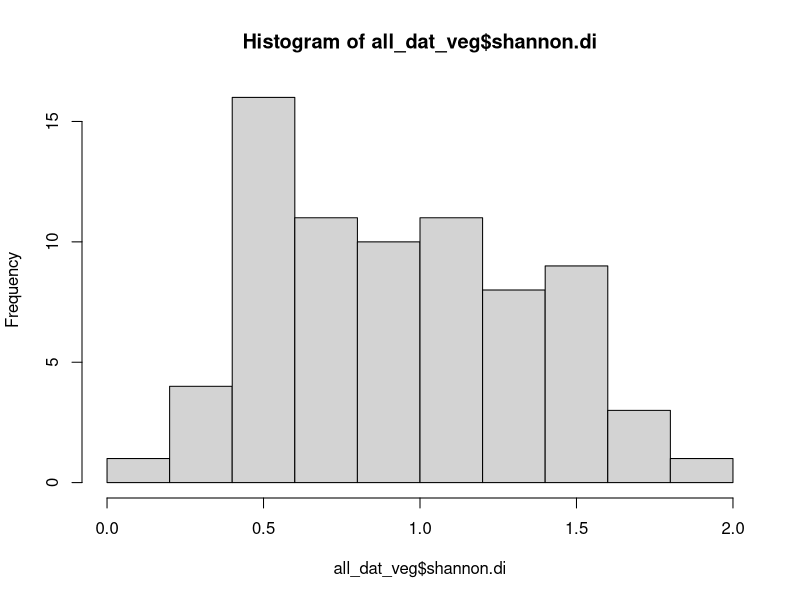
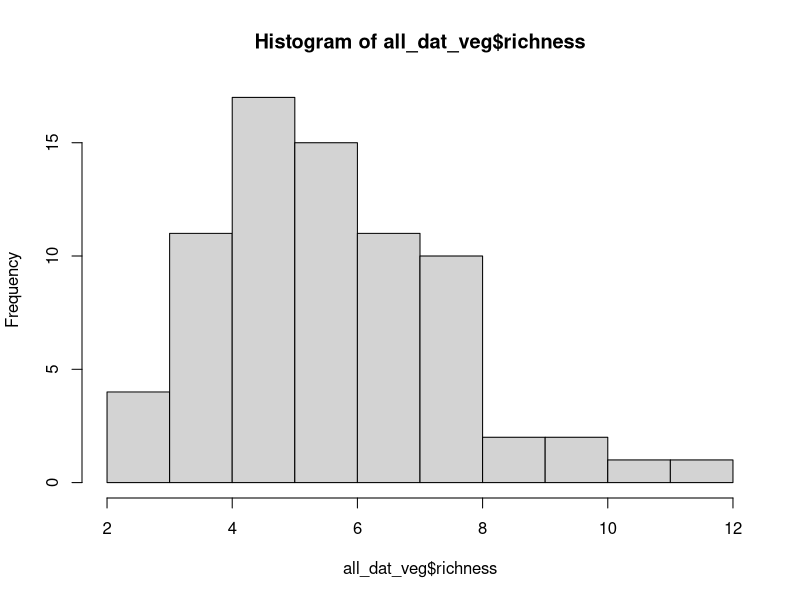
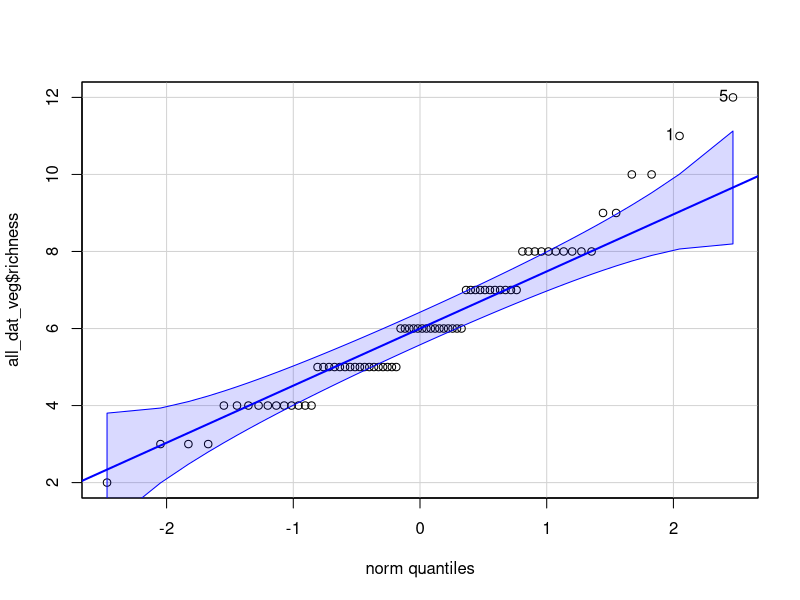
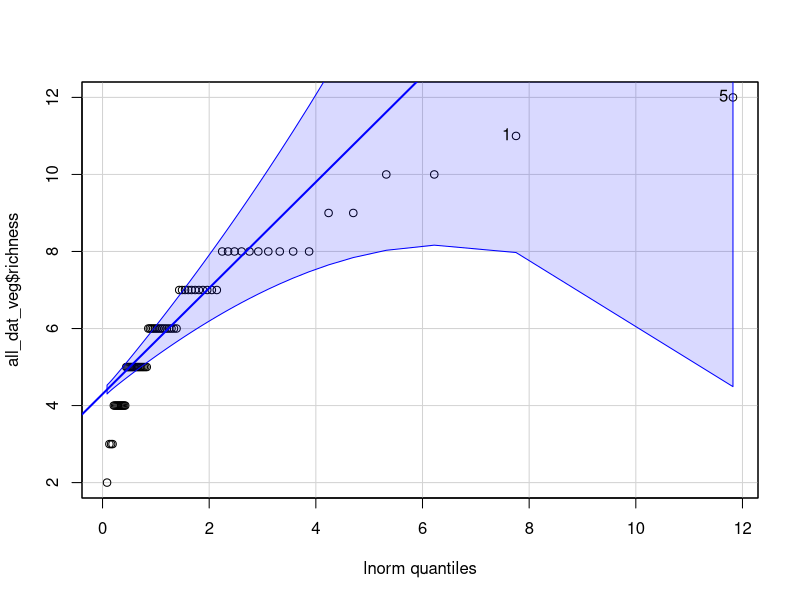
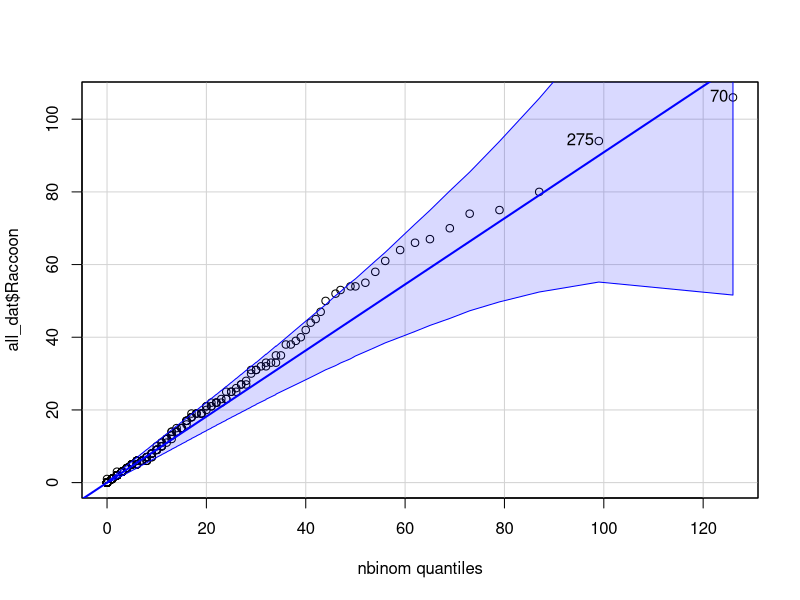
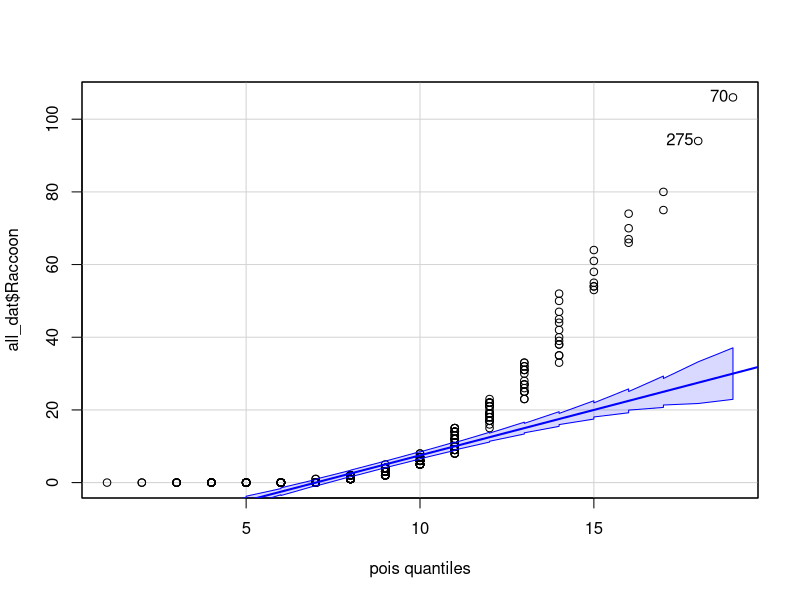
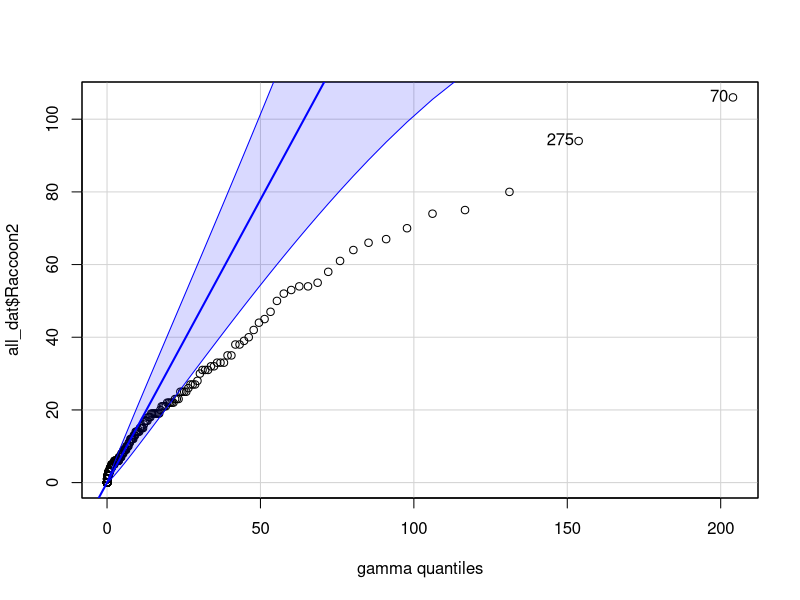
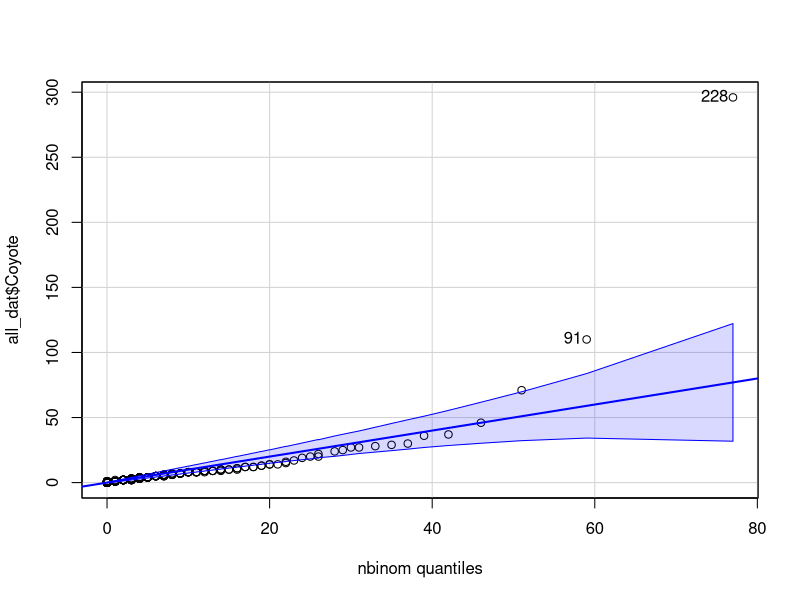

These charts were generated, in order, by the following R code: (Note: this script raises an error after producing the figures.)
################################################################################
################# WA Env Health GLMM Analysis ##########################
#################      Step 3: Explore Data      ###############################
################################################################################
# packages
library(car)
library(MASS)
library(lme4)
library(readr)
library(here)


# read in count and covariate data 
all_dat <- read_csv(here("data", "covariates", "WIDE_COUNTS_ALL_ENV_URB_SITES_1000m.csv"))

# read in richness/diversity data 
all_dat_veg <- read_csv(here("data", "covariates", "vegan_sites_all_covs.csv"))

colnames(all_dat_veg)
hist(all_dat_veg$shannon.di)
hist(all_dat_veg$richness)





all_dat$Coyote2 <- all_dat$Coyote+0.00001

# look at distribution of data 

qqp(all_dat_veg$richness, "norm")
qqp(all_dat_veg$richness, "lnorm")

# qqp requires estimates of the parameters of the negative binomial, Poisson
# and gamma distributions. You can generate estimates using the fitdistr
# function. Save the output and extract the estimates of each parameter as I
# have shown below.

nbinom <- fitdistr(all_dat$Raccoon, "Negative Binomial")
qqp(all_dat$Raccoon, "nbinom", size = nbinom$estimate[[1]], mu = nbinom$estimate[[2]])

poisson <- fitdistr(all_dat$Raccoon, "Poisson")
qqp(all_dat$Raccoon, "pois",  lambda = poisson$estimate[[1]])

all_dat$Raccoon2 <- all_dat$Raccoon+0.00001
gamma <- fitdistr(all_dat$Raccoon2, "gamma")
qqp(all_dat$Raccoon2, "gamma", shape = gamma$estimate[[1]], rate = gamma$estimate[[2]])

# Raccoon seems to fit negative binomial best 


nbinom <- fitdistr(all_dat$Coyote, "Negative Binomial")
qqp(all_dat$Coyote, "nbinom", size = nbinom$estimate[[1]], mu = nbinom$estimate[[2]])

poisson <- fitdistr(all_dat$Coyote, "Poisson")
qqp(all_dat$Coyote, "pois",  lambda = poisson$estimate[[1]])

all_dat$Coyote2 <- all_dat$Coyote+0.00001
gamma <- fitdistr(all_dat$Coyote2, "gamma")
qqp(all_dat$Coyote, "gamma", shape = gamma$estimate[[1]], rate = gamma$estimate[[2]])

# COyote seems to fit negative binomial best -- minus some major outliers 






# qqp requires estimates of the parameters of the negative binomial, Poisson
# and gamma distributions. You can generate estimates using the fitdistr
# function. Save the output and extract the estimates of each parameter as I
# have shown below.

# diversity qqplots 

nbinom <- fitdistr(all_dat_veg$shannon.di, "Negative Binomial")
qqp(all_dat_veg$shannon.di, "nbinom", size = nbinom$estimate[[1]], mu = nbinom$estimate[[2]])
# negative binom is not appropriate bc we don't have integers 

poisson <- fitdistr(all_dat_veg$shannon.di, "Poisson")
qqp(all_dat_veg$shannon.di, "pois", lambda = poisson$estimate[[1]])
# same w poisson 


all_dat_veg$shannondi2 <- all_dat_veg$shannon.di+0.00001
gamma <- fitdistr(all_dat_veg$shannondi2, "gamma")
qqp(all_dat_veg$shannondi2, "gamma", shape = gamma$estimate[[1]], rate = gamma$estimate[[2]])

?qqp
